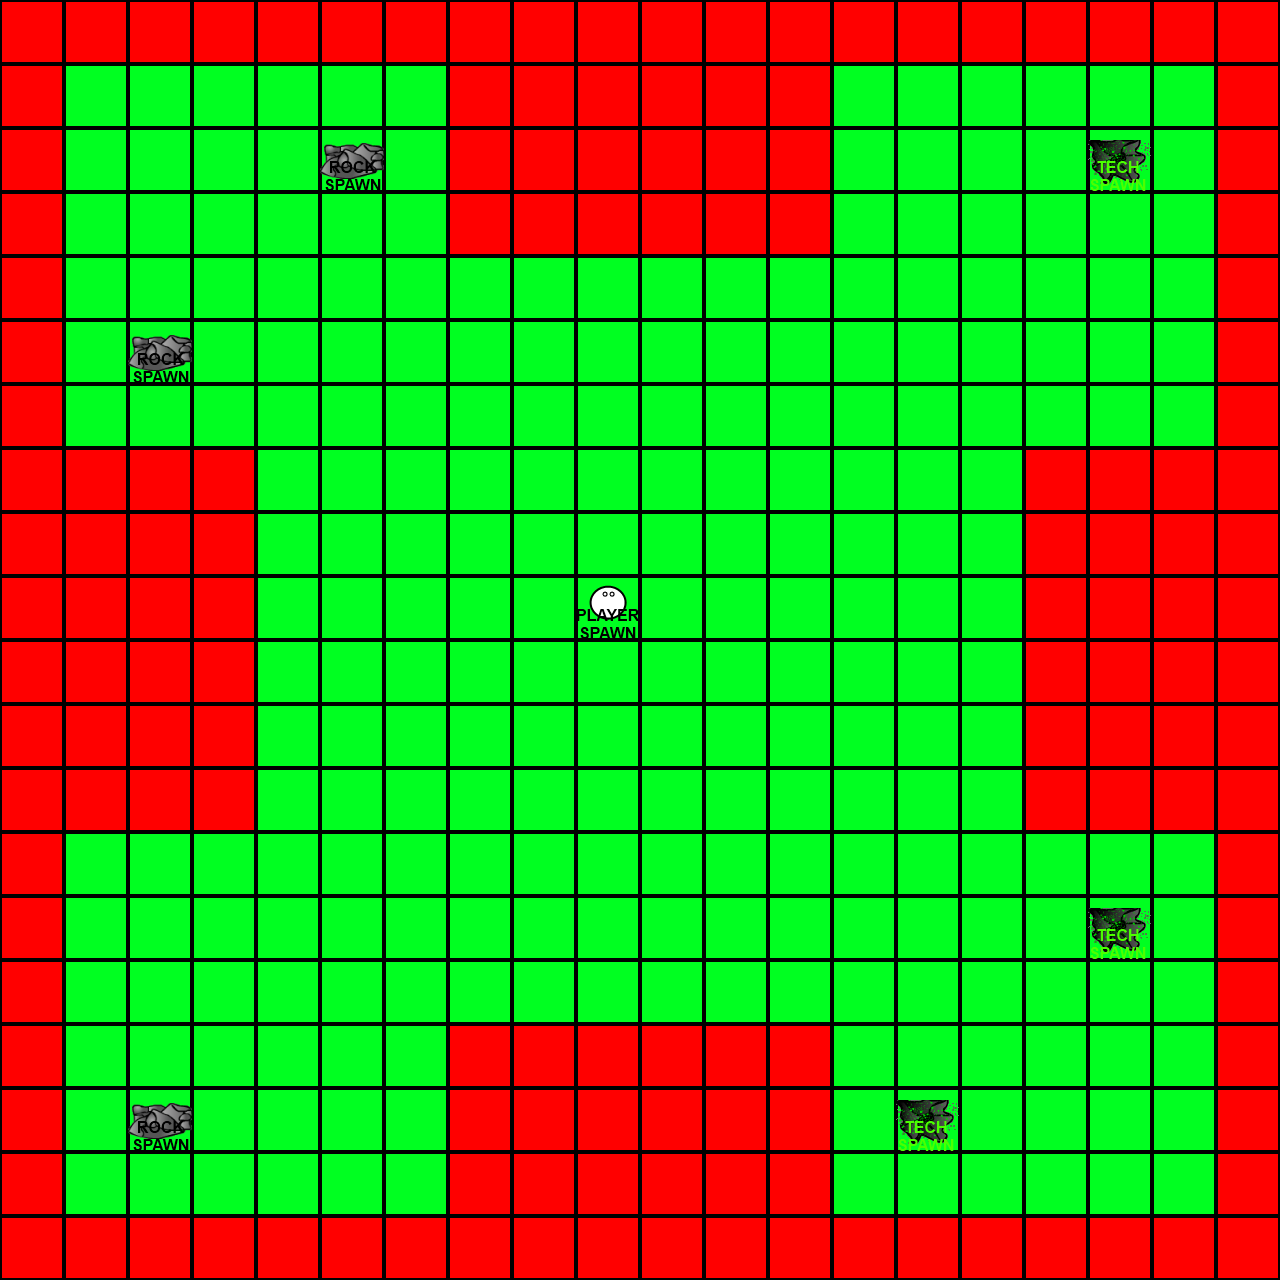

The image is a tile-based game level rendered from a .tmx file. Its description and source (layers, tilesets, objects; grid data summarised) follow:
An orthogonal 20x20 tile map with 64x64 px tiles, 2 tile layers (tiles, spawns).

<map version="1.0" orientation="orthogonal" width="20" height="20" tilewidth="64" tileheight="64">
 <tileset firstgid="1" name="tileset" tilewidth="64" tileheight="64">
  <image source="tileset.png" width="448" height="64" />
 </tileset>
 <layer name="tiles" width="20" height="20">
  <data>[400 cells, 400 non-empty, 2 distinct tile ids]</data>
 </layer>
 <layer name="spawns" width="20" height="20">
  <data>[400 cells, 7 non-empty, 3 distinct tile ids]</data>
 </layer>
</map>
